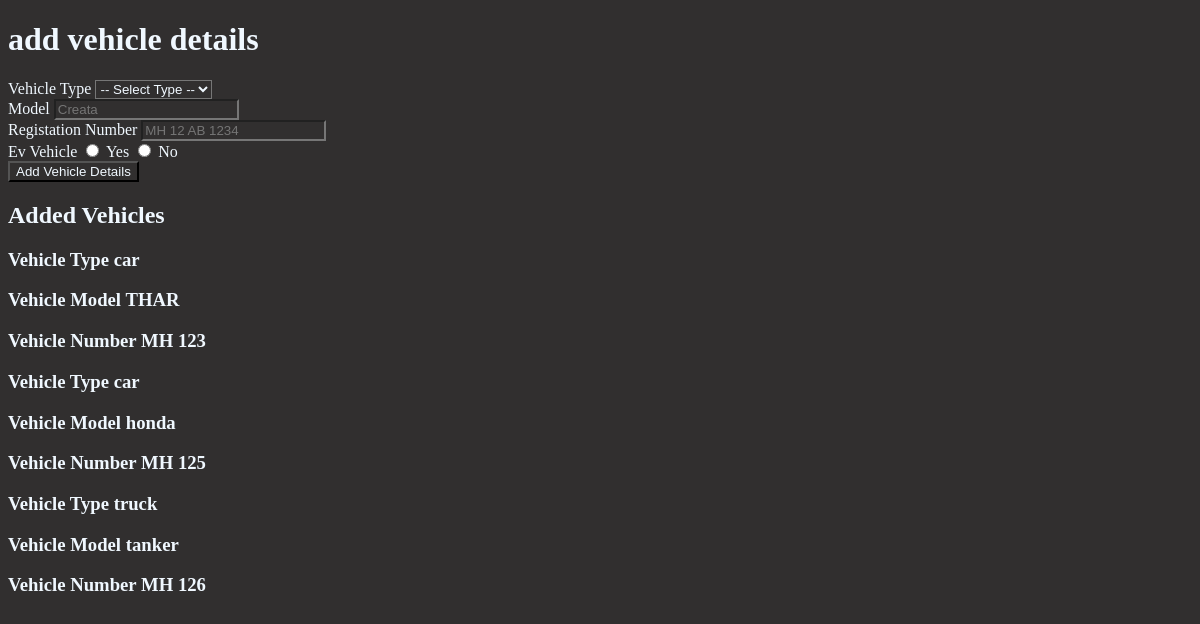
/vehicle (signed in), run on an earlier commit of the app's database.
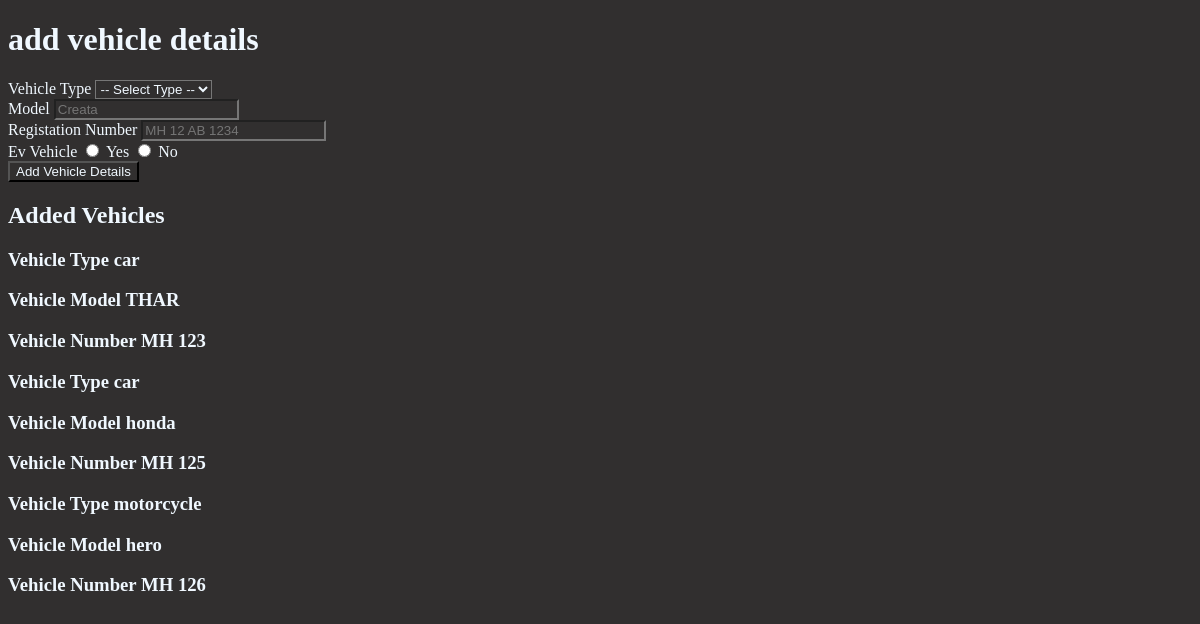
And on a later commit of the database.
### models/vehicle.py (models this page shows, shortened)
class Vehicle(db.Model):
    __tablename__ = 'vehicles'
    id = db.Column(db.Integer, primary_key=True)
    user_id = db.Column(db.Integer, db.ForeignKey('users.id'), nullable=False)
    type = db.Column(db.String(50), nullable=False)
    model = db.Column(db.String(50),nullable=False)
    registration_number = db.Column(db.String(20),nullable=False,unique=True)
    is_ev= db.Column(db.Boolean,default=False)

### routes/user.py (the view)
@user_bp.route('/vehicle',methods=['POST','GET'])
@login_required
@user_required
def vehicle():
    user=User.query.get(session.get('user_id'))
    if request.method =='POST':
        type=request.form.get('type')
        model=request.form.get('model')
        registration_number=request.form.get('registration_number')
        is_ev=request.form.get('is_ev') =='1'
        if not type or not model or not registration_number or is_ev is None:
            flash('All fields are required.')
            return redirect(url_for('user.vehicle'))
        reg_num=Vehicle.query.filter_by(registration_number=registration_number).first()
        if reg_num:
            flash('Vehicle with this registration number already exists.')
            return redirect(url_for('user.vehicle'))
        new_vehicle=Vehicle(user_id=user.id,type=type,model=model,registration_number=registration_number,is_ev=is_ev)
        db.session.add(new_vehicle)
        db.session.commit()
        flash('Vehicle added successfully.')
        return redirect(url_for('user.vehicle'))
    else:
        vehicles=Vehicle.query.filter_by(user_id=user.id)
        return render_template('vehicle.html',vehicles=vehicles)

### Templates/vehicle.html (shortened to what this page needs)
{%extends "base.html" %}
{%block style%}
<link rel="stylesheet" href="{{url_for('static',filename='css/vehicle.css')}}">
{%endblock%}
{%block content %}
<h1>add vehicle details </h1>
<div class="main">
    <form action="{{url_for('user.vehicle')}}" method="POST">
        <label for="type">Vehicle Type</label>
        <select name="type" id="type" required>
            <option value="">-- Select Type --</option>
        </select>
        <div>
            <label for="model">Model</label>
            <input type="text" id="model" name="model" placeholder="Creata" required>
        </div>
        <div>
            <label for="registration_number">Registation Number</label>
            <input type="text" id="registration_number" name="registration_number" placeholder="MH 12 AB 1234" required>
        </div>
        <div>
            <label for="is_ev">Ev Vehicle</label>
            <input type="radio" id="yes_ev" name="is_ev" value="1" required>
            <label for="yes_ev">Yes</label>
            <input type="radio" id="no_ev" name="is_ev" value="0">
            <label for="no_ev">No</label>
        </div>
        <button>Add Vehicle Details</button>
    </form>
    <h2>Added Vehicles</h2>
    {%for vehicle in vehicles %}
    <div class="cards">
        <h3> Vehicle Type {{ vehicle.type}}</h3>
        <h3> Vehicle Model {{ vehicle.model}}</h3>
        <h3> Vehicle Number {{ vehicle.registration_number}}</h3>
    </div>
    {%endfor%}
</div>
{%endblock%}

### Templates/base.html (shortened to what this page needs)
<!DOCTYPE html>
<html lang="en">
<head>
    <link rel="stylesheet" href="{{url_for('static',filename='css/landing_page_navbar.css')}}">
    {%block style %}{%endblock%}
</head>
<body>
    {% block content %}
    {% endblock %}
</body>
</html>

### Static/css/vehicle.css (style rules this page uses)
* { background-color: rgb(49, 47, 47); color: aliceblue; }

What changed in the data, as far as the page shows it:
changed Vehicle "MH 126": type "truck" → "motorcycle"; model "tanker" → "hero"
